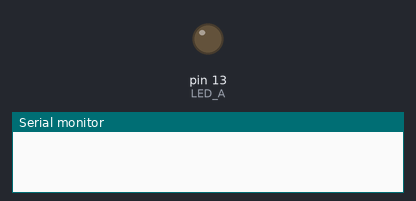
Bench run of a sketch on a simulated Arduino Uno, built with avr-gcc and run on an emulated ATmega328P. On the bench: output pins drawn as LEDs (lit = HIGH), the last lines printed to the serial monitor.

Above: at 0.1 s.
At 1.1 s:
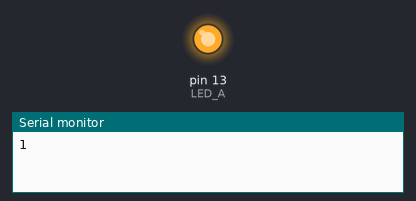
Timing chart, 0 to 2.6 s (numbered marks = the images above):
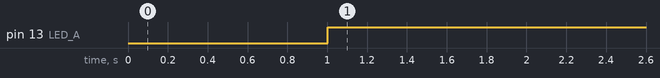

Measured:
- by itself, pin 13 (LED_A): LOW → HIGH at 1.0 s

The sketch:

prueba_mia_con_funcion_milis_yeeaaa.ino
```cpp
#define LED_A 13
#define BOTON 5
#define ON 1
#define OFF 0
#define TRUE 1
#define FALSE 0


void setup() {
  // put your setup code here, to run once:
  Serial.begin(9600);
  pinMode(LED_A, OUTPUT);
}

void loop() {
  // put your main code here, to run repeatedly:
  loop_led_A();
//  loop_led_apagar();
}

void loop_led_A()

{
  //misma variable de tiempo utiliza contador arduino
  static long ultimo_cambio = 0;//generanso variable generica de 64bits me permite tener mayo cant N enteros
  static int Estado_LED = OFF;//variableestaticavalorinicial

  long hora = millis();

  if (hora - ultimo_cambio >1000){
      ultimo_cambio = hora;

      if(Estado_LED == OFF){
          digitalWrite(LED_A, HIGH);
          Serial.println(HIGH);
          Estado_LED = HIGH;
      }

  }
}
/*
void loop_led_apagar(){
 //misma variable de tiempo utiliza contador arduino
  static long ultimo_cambio = 0;//generanso variable generica de 64bits me permite tener mayo cant N enteros
  static int Estado_LED = OFF;//variableestaticavalorinicial

  long hora = millis();

  if (hora - ultimo_cambio >1000){
      ultimo_cambio = hora;

      if(Estado_LED == ON){
          digitalWrite(LED_A, LOW);
          Serial.println(LOW);
          Estado_LED = LOW;
      }

  }
}
*/
```
